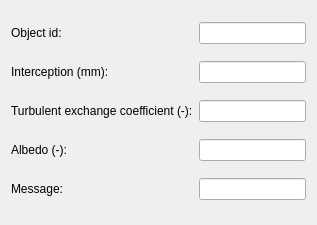
<?xml version="1.0" encoding="UTF-8"?>
<ui version="4.0">
 <class>Dialog</class>
 <widget class="QDialog" name="Dialog">
  <property name="geometry">
   <rect>
    <x>0</x>
    <y>0</y>
    <width>317</width>
    <height>225</height>
   </rect>
  </property>
  <property name="maximumSize">
   <size>
    <width>1000</width>
    <height>1000</height>
   </size>
  </property>
  <property name="windowTitle">
   <string>Dialog</string>
  </property>
  <property name="locale">
   <locale language="English" country="UnitedKingdom"/>
  </property>
  <layout class="QGridLayout" name="gridLayout">
   <item row="5" column="0">
    <widget class="QLabel" name="MSG_LBL">
     <property name="text">
      <string>Message:</string>
     </property>
    </widget>
   </item>
   <item row="3" column="0">
    <widget class="QLabel" name="ALB_LBL">
     <property name="locale">
      <locale language="English" country="UnitedStates"/>
     </property>
     <property name="text">
      <string>Albedo (-):</string>
     </property>
    </widget>
   </item>
   <item row="0" column="2">
    <widget class="QLineEdit" name="OBJ_ID">
     <property name="enabled">
      <bool>true</bool>
     </property>
    </widget>
   </item>
   <item row="5" column="2">
    <widget class="QLineEdit" name="MSG"/>
   </item>
   <item row="3" column="2">
    <widget class="QLineEdit" name="ALB">
     <property name="enabled">
      <bool>true</bool>
     </property>
    </widget>
   </item>
   <item row="2" column="2">
    <widget class="QLineEdit" name="CH">
     <property name="enabled">
      <bool>true</bool>
     </property>
    </widget>
   </item>
   <item row="0" column="0">
    <widget class="QLabel" name="OBJ_ID_LBL">
     <property name="locale">
      <locale language="English" country="UnitedStates"/>
     </property>
     <property name="text">
      <string>Object id:</string>
     </property>
    </widget>
   </item>
   <item row="1" column="2">
    <widget class="QLineEdit" name="WP0">
     <property name="enabled">
      <bool>true</bool>
     </property>
    </widget>
   </item>
   <item row="1" column="0" colspan="2">
    <widget class="QLabel" name="WP0_LBL">
     <property name="locale">
      <locale language="English" country="UnitedStates"/>
     </property>
     <property name="text">
      <string>Interception (mm):</string>
     </property>
    </widget>
   </item>
   <item row="2" column="0" colspan="2">
    <widget class="QLabel" name="CH_LBL">
     <property name="locale">
      <locale language="English" country="UnitedStates"/>
     </property>
     <property name="text">
      <string>Turbulent exchange coefficient (-):</string>
     </property>
    </widget>
   </item>
  </layout>
 </widget>
 <resources/>
 <connections/>
</ui>
